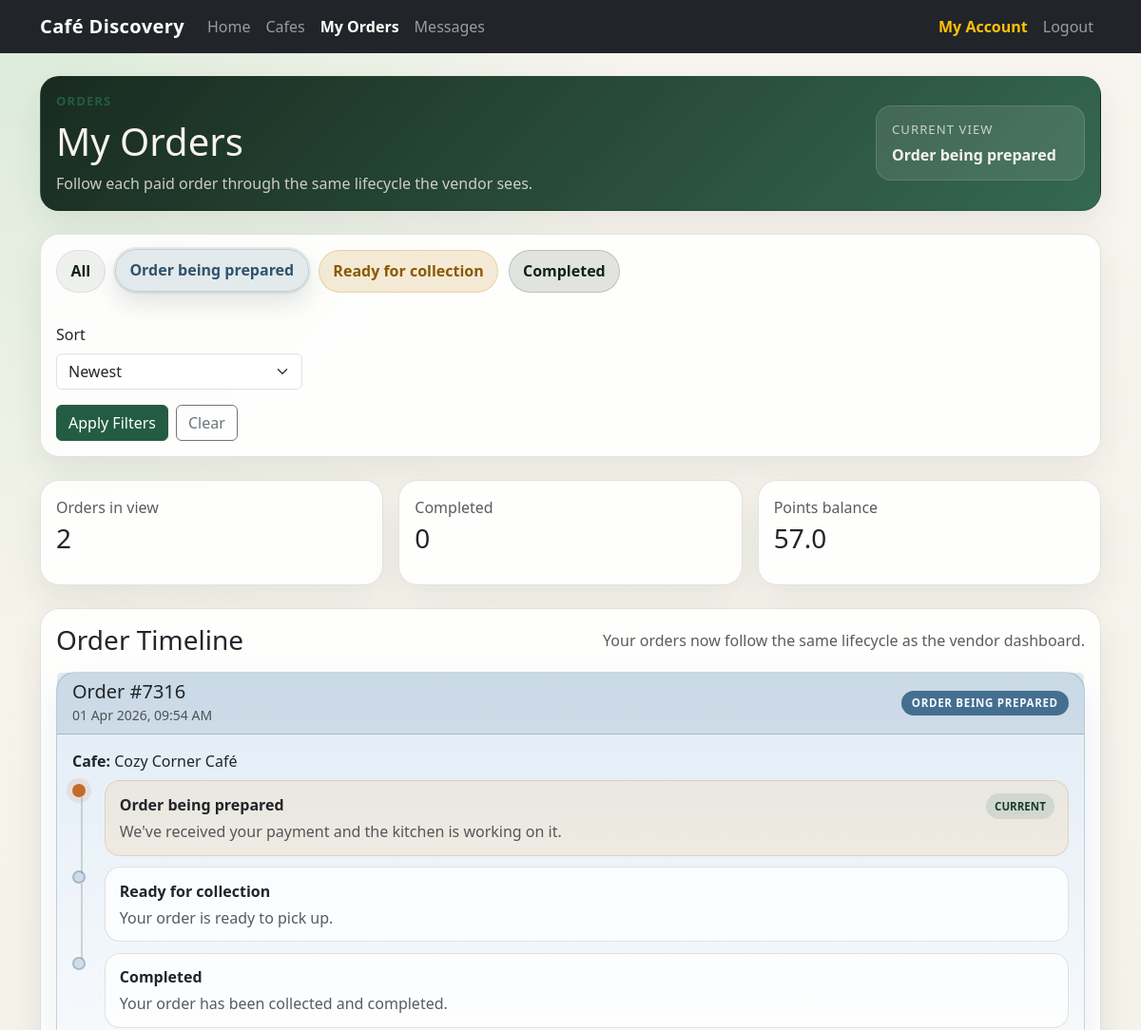
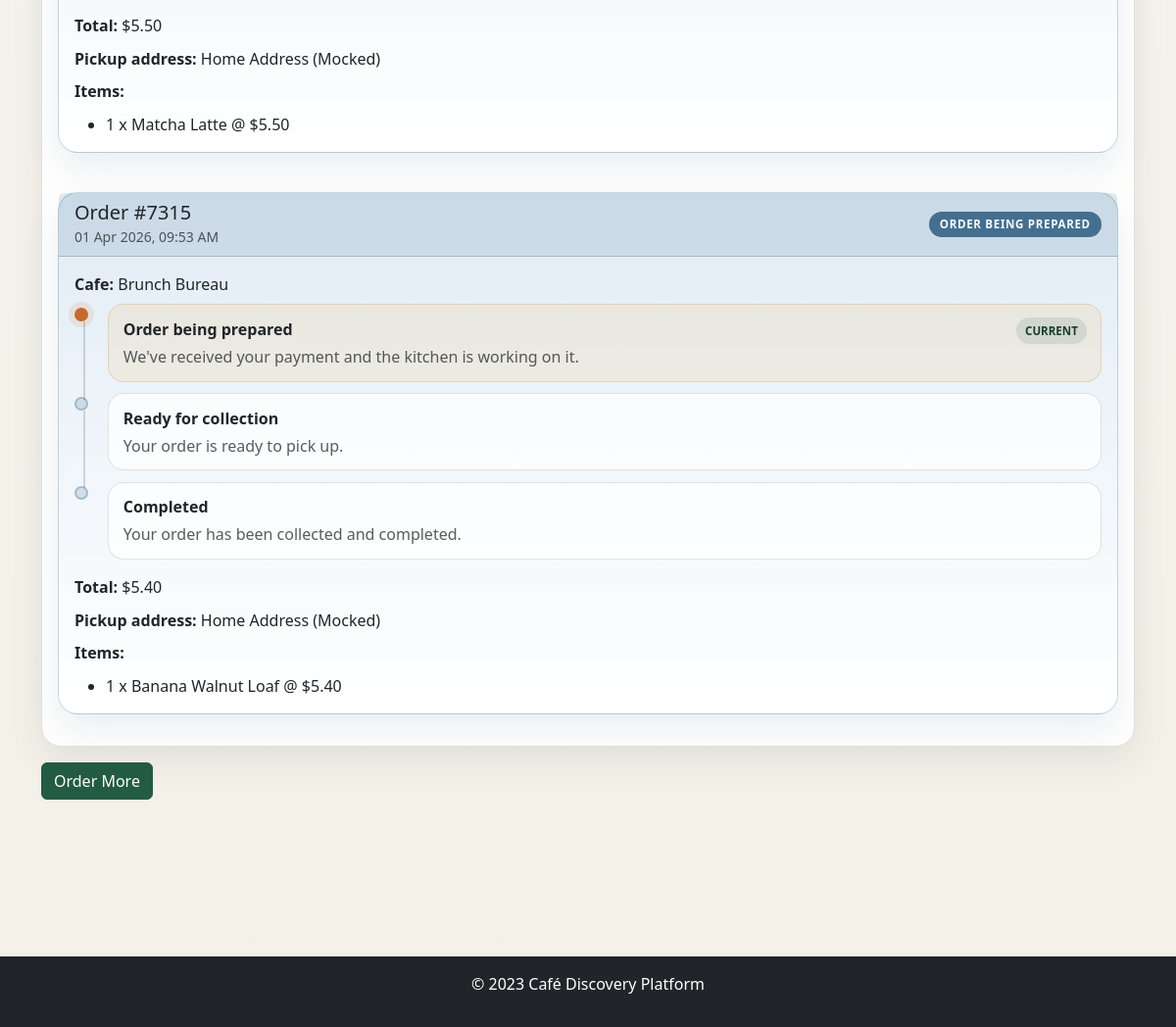
The page /orders?status=preparing&sort=newest on the database its author committed (2 pictures, top to bottom).
### app/models/cafe.py (models this page shows)
class Cafe(Base):
    __tablename__ = "cafes"
    id = Column(Integer, primary_key=True, index=True)
    vendor_id = Column(Integer, ForeignKey("users.id"))
    name = Column(String, index=True)
    description = Column(Text)
    address = Column(String)
    latitude = Column(Float)
    longitude = Column(Float)
    operating_hours = Column(String)  # JSON string or text
    is_active = Column(Boolean, default=True)
    vendor = relationship("User")
    menu_items = relationship("MenuItem", back_populates="cafe")
    orders = relationship("Order", back_populates="cafe")
    favorited_by = relationship("Favorite", backref="cafe", cascade="all, delete-orphan")

### app/models/menu_item.py (models this page shows)
class MenuItem(Base):
    __tablename__ = "menu_items"
    id = Column(Integer, primary_key=True, index=True)
    cafe_id = Column(Integer, ForeignKey("cafes.id"))
    name = Column(String, index=True)
    description = Column(Text)
    price = Column(Float)
    category = Column(String)  # e.g., drink, food
    is_available = Column(Boolean, default=True)
    image_url = Column(String, nullable=True)
    cafe = relationship("Cafe", back_populates="menu_items")
    cost = Column(Float, default=0.0, nullable=False)

### main.py (the view)
@app.get("/orders", response_class=HTMLResponse)
async def user_orders(
    request: Request,
    status: str = "",
    date_from: str = "",
    date_to: str = "",
    item_search: str = "",
    customer_search: str = "",
    sort: str = "newest",
    show_all: str = "",
    current_user: User = Depends(get_current_user_optional),
    db: Session = Depends(get_db),
):
    if not current_user:
        return RedirectResponse(url="/login", status_code=302)
    query = db.query(Order).options(
        joinedload(Order.items).joinedload(OrderItem.menu_item),
        joinedload(Order.customer),
        joinedload(Order.cafe),
    )
    requested_status = normalize_order_status(status) if status else ""
    status_filter_values = get_order_status_filter_values(status) if status else set()
    if current_user.role == "vendor":
        cafe_ids = [cafe.id for cafe in db.query(Cafe).filter(Cafe.vendor_id == current_user.id).all()]
        query = query.filter(Order.cafe_id.in_(cafe_ids)) if cafe_ids else query.filter(False)
        if requested_status:
            query = query.filter(Order.status.in_(status_filter_values))
        if date_from:
            try:
                query = query.filter(func.date(Order.order_time) >= datetime.strptime(date_from, "%Y-%m-%d").date())
            except ValueError:
                pass
        if date_to:
            try:
                query = query.filter(func.date(Order.order_time) <= datetime.strptime(date_to, "%Y-%m-%d").date())
            except ValueError:
                pass
        if item_search:
            query = query.join(Order.items).join(OrderItem.menu_item).filter(MenuItem.name.ilike(f"%{item_search.strip()}%"))
        if customer_search:
            query = query.join(Order.customer).filter(
                (User.full_name.ilike(f"%{customer_search.strip()}%")) |
                (User.email.ilike(f"%{customer_search.strip()}%"))
            )
        if sort == "oldest":
            query = query.order_by(Order.order_time.asc())
        elif sort == "highest":
            query = query.order_by(Order.total_amount.desc(), Order.order_time.desc())
        else:
            query = query.order_by(Order.order_time.desc())
        orders = query.distinct().all()
    else:
        orders = query.filter(Order.customer_id == current_user.id).order_by(Order.order_time.desc()).all()
        if requested_status:
            orders = [order for order in orders if normalize_order_status(order.status) == requested_status]
    for order in orders:
        order.display_status = normalize_order_status(order.status)
        order.status_position = ORDER_STATUS_FLOW.index(order.display_status)
    points_balance = db.query(func.sum(Point.amount)).filter(Point.user_id == current_user.id).scalar() or 0
    order_analytics = build_order_analytics(orders)
    managed_cafe = None
    if current_user.role == "vendor":
        managed_cafe = get_managed_cafe_for_vendor(db, current_user.id)
    status_context = get_order_status_context(current_user.role)
    status_display_counts = Counter(order.display_status for order in orders)
    return templates.TemplateResponse(
        "orders.html",
        {
            "request": request,
            "orders": orders,
            "current_user": current_user,
            "points_balance": points_balance,
            "order_analytics": order_analytics,
            "managed_cafe": managed_cafe,
            "status_display_counts": status_display_counts,
            "order_status_flow": ORDER_STATUS_FLOW,
            "order_status_labels": status_context["status_labels"],
            "order_timeline_steps": status_context["timeline_steps"],
            "order_filters": {
                "status": status,
                "date_from": date_from,
                "date_to": date_to,
                "item_search": item_search,
                "customer_search": customer_search,
                "sort": sort,
            },
            "selected_status": requested_status,
        },
    )

### app/templates/orders.html (shortened to what this page needs)
{% extends "base.html" %}
{% block content %}
{% set role = current_user.role %}
<section class="orders-page">
    <div class="card orders-hero mb-4">
        <div class="card-body orders-hero__body">
            <div>
                <p class="eyebrow mb-2">Orders</p>
                <h1 class="mb-2">{% if role == 'vendor' %}Vendor Orders{% else %}My Orders{% endif %}</h1>
                <p class="text-muted mb-0">
                    {% if role == 'vendor' %}
                    Track incoming cafe orders through the full prep flow from preparing to collected.
                    {% else %}
                    Follow each paid order through the same lifecycle the vendor sees.
                    {% endif %}
                </p>
            </div>
            <div class="orders-hero__summary">
                <span class="orders-hero__summary-label">Current view</span>
                <strong>
                    {% if selected_status %}
                        {{ order_status_labels[selected_status] }}
                    {% else %}
                        All orders
                    {% endif %}
                </strong>
            </div>
        </div>
    </div>
    <div class="card mb-4">
        <div class="card-body">
            <div class="status-filter-bar">
                <a href="/orders?sort={{ order_filters.sort }}" class="status-filter-chip ">All</a>
                {% for status_key in order_status_flow %}
                <a href="/orders?status={{ status_key }}&sort={{ order_filters.sort }}" class="status-filter-chip status-filter-chip--{{ status_key }} {% if selected_status == status_key %}status-filter-chip--active{% endif %}">{{ order_status_labels[status_key] }}</a>
                {% endfor %}
            </div>
            <form method="get" action="/orders" class="row g-3 align-items-end mt-2">
                <div class="col-md-3">
                    <label for="sort" class="form-label">Sort</label>
                    <select class="form-select" id="sort" name="sort">
                        <option value="newest" {% if order_filters.sort == 'newest' %}selected{% endif %}>Newest</option>
                    </select>
                </div>
                <div class="col-12 d-flex gap-2">
                    <button type="submit" class="btn btn-primary">Apply Filters</button>
                    <a href="/orders" class="btn btn-outline-secondary">Clear</a>
                </div>
            </form>
        </div>
    </div>
    {% if role == 'customer' %}
    <div class="row g-3 mb-4">
        <div class="col-md-4">
            <div class="card h-100">
                <div class="card-body">
                    <p class="text-muted mb-1">Orders in view</p>
                    <h3 class="mb-0">{{ order_analytics.total_orders }}</h3>
                </div>
            </div>
        </div>
        <div class="col-md-4">
            <div class="card h-100">
                <div class="card-body">
                    <p class="text-muted mb-1">Completed</p>
                    <h3 class="mb-0">{{ status_display_counts.get('closed', 0) }}</h3>
                </div>
            </div>
        </div>
        <div class="col-md-4">
            <div class="card h-100">
                <div class="card-body">
                    <p class="text-muted mb-1">Points balance</p>
                    <h3 class="mb-0">{{ points_balance }}</h3>
                </div>
            </div>
        </div>
    </div>
    {% endif %}
    <section class="card">
        <div class="card-body">
            <div class="d-flex flex-wrap justify-content-between align-items-center gap-2 mb-3">
                <h3 class="mb-0">{% if role == 'vendor' %}All Orders{% else %}Order Timeline{% endif %}</h3>
                {% if role == 'customer' %}
                <p class="text-muted mb-0">Your orders now follow the same lifecycle as the vendor dashboard.</p>
                {% endif %}
            </div>
            {% if orders %}
            <div class="row g-4">
                {% for order in orders %}
                <div class="{% if role == 'vendor' %}col-12{% else %}col-12{% endif %}">
                    <article class="card order-card order-card--{{ order.display_status }}">
                        <div class="card-header d-flex flex-wrap justify-content-between align-items-center gap-2">
                            <div>
                                <h5 class="mb-0">Order #{{ order.id }}</h5>
                                <small class="text-muted">
                                    {{ order.order_time.strftime('%d %b %Y, %I:%M %p') if order.order_time else 'N/A' }}
                                </small>
                            </div>
                            <span class="badge order-status-badge order-status-badge--{{ order.display_status }} text-uppercase">
                                {{ order_status_labels[order.display_status] }}
                            </span>
                        </div>
                        <div class="card-body">
                            {% if role == 'vendor' %}
                            <p class="mb-2"><strong>Customer:</strong> {{ order.customer.full_name }} ({{ order.customer.email }})</p>
                            {% else %}
                            <p class="mb-2"><strong>Cafe:</strong> {{ order.cafe.name if order.cafe else 'Cafe' }}</p>
                            {% endif %}
                            <div class="order-timeline mb-3">
                                {% for step in order_timeline_steps %}
                                <div class="order-timeline__item {% if loop.index0 < order.status_position %}is-complete{% elif loop.index0 == order.status_position %}is-active{% endif %}">
                                    <div class="order-timeline__rail">
                                        <span class="order-timeline__dot"></span>
                                        {% if not loop.last %}
                                        <span class="order-timeline__line"></span>
                                        {% endif %}
                                    </div>
                                    <div class="order-timeline__content">
                                        <div class="d-flex justify-content-between align-items-start gap-2">
                                            <div>
                                                <p class="mb-1 fw-bold">{{ step.label }}</p>
                                                <p class="text-muted mb-0">{{ step.description }}</p>
                                            </div>
                                            {% if loop.index0 == order.status_position %}
                                            <span class="order-timeline__current">Current</span>
                                            {% elif loop.index0 < order.status_position %}
                                            <span class="order-timeline__current order-timeline__current--done">Done</span>
                                            {% endif %}
                                        </div>
                                    </div>
                                </div>
                                {% endfor %}
                            </div>
                            <div class="order-meta-grid">
                                <p class="mb-1"><strong>Total:</strong> ${{ "%.2f"|format(order.total_amount) }}</p>
                                <p class="mb-1"><strong>Pickup address:</strong> {{ order.delivery_address }}</p>
                                <p class="mb-1"><strong>Items:</strong></p>
                                <ul class="mb-0">
                                    {% for item in order.items %}
                                    <li>{{ item.quantity }} x {{ item.menu_item.name }} @ ${{ "%.2f"|format(item.price) }}</li>
                                    {% endfor %}
                                </ul>
                            </div>
                        </div>
                    </article>
                </div>
                {% endfor %}
            </div>
            {% else %}
            <p class="mb-0">{% if role == 'vendor' %}No customer orders have been placed for your cafe yet.{% else %}You have no orders yet.{% endif %}</p>
            {% endif %}
        </div>
    </section>
    <div class="mt-3">
        {% if role == 'vendor' %}
        <a href="/dashboard" class="btn btn-primary">Back to Dashboard</a>
        {% else %}
        <a href="/cafes" class="btn btn-primary">Order More</a>
        {% endif %}
    </div>
</section>
{% endblock %}

### rows shown on the page
Cafe: cafe "Cozy Corner Café"
MenuItem: menu_item.name "Matcha Latte"
Cafe: cafe "Brunch Bureau"
MenuItem: menu_item.name "Banana Walnut Loaf"

### other values the page prints
{{ order_status_labels[selected_status] }} "Order being prepared"
{{ order_status_labels[status_key] }} "Order being prepared" "Ready for collection" "Completed"
{{ order_analytics.total_orders }} "2"
{{ status_display_counts.get('closed', 0) }} "0"
{{ points_balance }} "57.0"
{{ order.id }} "7316" "7315"
{{ order_status_labels[order.display_status] }} "ORDER BEING PREPARED" "ORDER BEING PREPARED"
{{ step.label }} "Order being prepared" "Ready for collection" "Completed" "Order being prepared" "Ready for collection" "Completed"
{{ step.description }} "We've received your payment and the kitchen is working on it." "Your order is ready to pick up." "Your order has been collected and completed." "We've received your payment and the kitchen is working on it." "Your order is ready to pick up." "Your order has been collected and completed."
{{ "%.2f"|format(order.total_amount) }} "5.50" "5.40"
{{ order.delivery_address }} "Home Address (Mocked)" "Home Address (Mocked)"
{{ item.quantity }} "1" "1"
{{ "%.2f"|format(item.price) }} "5.50" "5.40"
